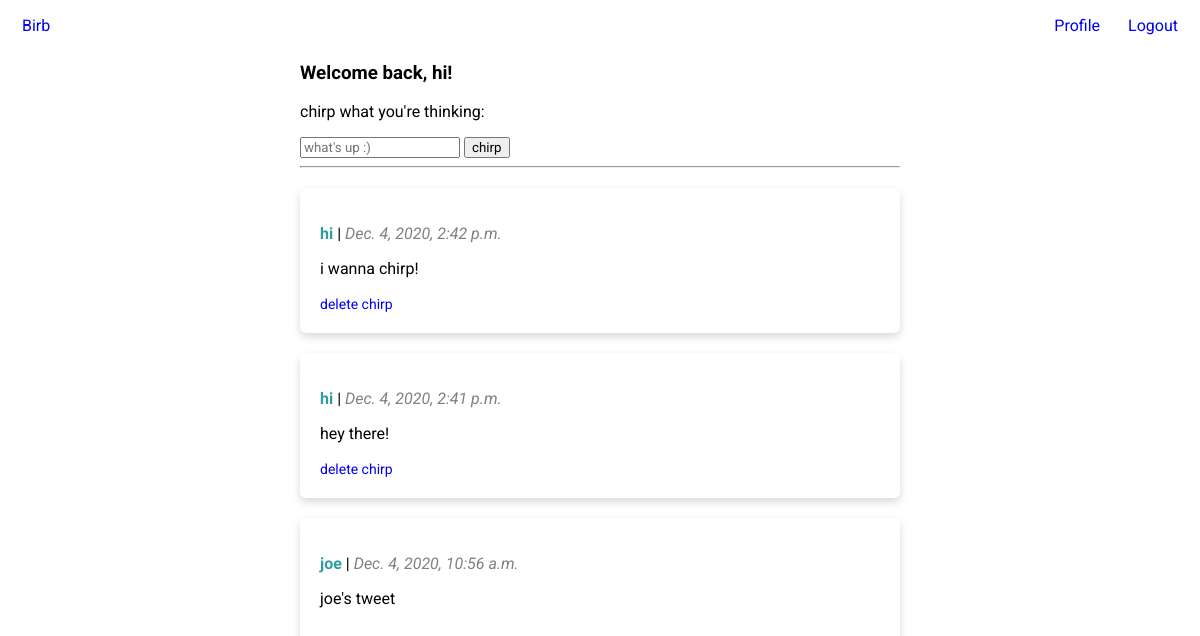
Page / (signed in) on the earlier database version.
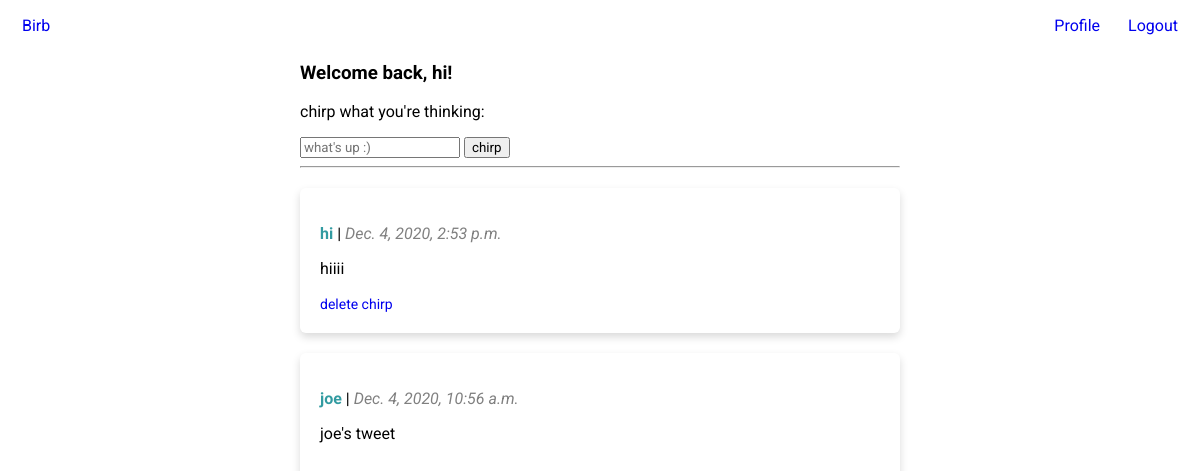
Same page on the later database version.
### main/models.py (models this page shows, shortened)
class Chirp(models.Model):
    body = models.TextField(max_length=300)
    author = models.ForeignKey(User, on_delete=models.DO_NOTHING, null=True)
    created_at = models.DateTimeField(auto_now=True)
    hashtags = models.ManyToManyField(Hashtag)

### main/views.py (the view, shortened to what this page needs)
# urls.py: path('', main_view, name='main_view'),
def main_view(request):
    chirps = Chirp.objects.all().order_by('-created_at')
    return render(request, 'main.html', {'chirps': chirps})

### main/templates/main.html (shortened to what this page needs)
{% extends 'base.html' %}
{% load static %}
{% block styles %}
    {% if user.is_authenticated %}
        <link rel="stylesheet" href="{% static 'css/home.css' %}">
    {% endif %}
{% endblock %}
{% block content %}
    {% if user.is_authenticated %}
        <div class="container">
            <h3>Welcome back, {{user.username}}!</h3>
            <form method="POST" action="/">
                <p>chirp what you're thinking:</p>
                <input name="body" placeholder="what's up :)"/>
                <input type="submit" value="chirp"/>
            </form>
            <hr/>
            {% for chirp in chirps %}
                <div class="chirp-card">
                    {% if chirp.author == user %}
                        <p><span class="chirp-username"><b>
                            <a href="/profile/">{{ chirp.author.username }}</a></b></span> |
                            <span class="chirp-created-at"><i>{{ chirp.created_at }}</i></span></p>
                        <p>{{ chirp.body }}</p>
                        <span class="chirp-delete"><a href="delete?id={{chirp.id}}">delete chirp</a></span>
                    {% else %}
                    <p><span class="chirp-username"><b>{{ chirp.author.username }}</b></span> |
                        <span class="chirp-created-at"><i>{{ chirp.created_at }}</i></span></p>
                    <p>{{ chirp.body }}</p>
                    {% endif %}
                </div>
            {% endfor %}
        </div>
    {% else %}
        <p>welcome to birb! birb is a knockoff version of twitter.</p>
        <a href="/accounts/">register a new account today or login</a>
    {% endif %}
{% endblock %}

### main/templates/base.html (shortened to what this page needs)
{% load static %}
<!doctype html>
<html lang="en">
  <head>
    <link rel="stylesheet" href="{% static 'css/base.css' %}">
    {% block styles %}
    {% endblock %}
  </head>
  <body>
    {% if user.is_authenticated %}
    <div class="nav-menu">
        <ul>
            <li class="nav-item"><a href="/">Birb</a></li>
            <li class="nav-item" style="float:right"><a href="/logout/">Logout</a></li>
            <li class="nav-item" style="float:right"><a href="/profile/">Profile</a></li>
        </ul>
    </div>
    {% endif %}
    {% block content %}
    {% endblock %}
  </body>
</html>

### main/static/css/base.css (style rules this page uses)
* { font-family: 'Roboto', sans-serif; }
body { align-items: center; }
a { text-decoration: none; }
.nav-menu ul { list-style-type: none; margin: 0px; padding: 0px; overflow: hidden; color: black; }
.nav-item { float: left; display: inline; }
.nav-item a { display: block; padding: 8px 14px; }

### main/static/css/home.css (style rules this page uses)
.container { margin: auto; max-width: 600px; }
.chirp-card { margin: 20px auto; padding: 20px; border-radius: 6px; box-shadow: 0 4px 8px 0 rgba(0,0,0,0.15); }
.chirp-username a { color: #329ba1; }
.chirp-username { color: #329ba1; }
.chirp-delete { font-size: 14px; }
.chirp-created-at { color: grey; }

Differences in the rows shown:
removed Chirp: author.username "hi", created_at "Dec. 4, 2020, 2:42 p.m.", body "i wanna chirp!"
removed Chirp: author.username "hi", created_at "Dec. 4, 2020, 2:41 p.m.", body "hey there!"
added Chirp: author.username "hi", created_at "Dec. 4, 2020, 2:53 p.m.", body "hiiii"
